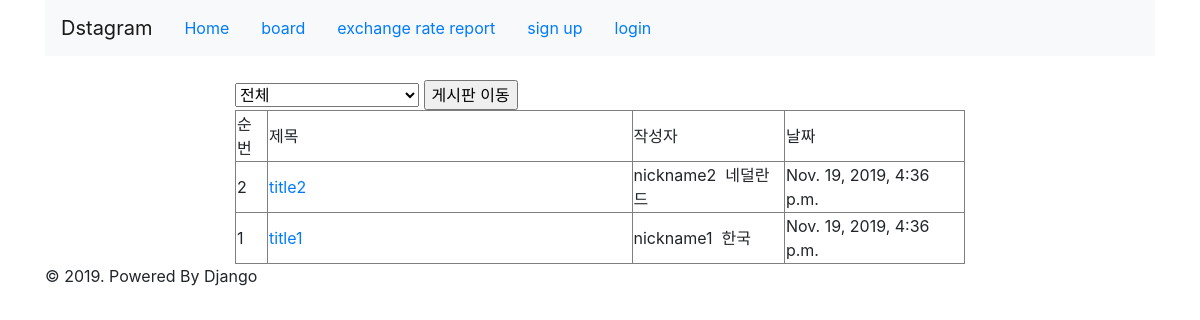
The page /bbs/ on the database its author committed.
### bbs/models.py (models this page shows, shortened)
class Bbs(models.Model):
    title = models.CharField(max_length=100)
    content = models.CharField(max_length=100)
    country = models.CharField(max_length=100)
    mid = models.CharField(max_length=100)
    udate = models.DateTimeField(auto_now=True)
    user_nick = models.CharField(max_length=100, null=True)
    user_country = models.CharField(max_length=100, null=True)

### bbs/views.py (the view)
# urls.py: path('', views.bbs, name='bbs'),
def bbs(request):
    try:
        if request.GET['country'] == '전체':
            data = Bbs.objects.all().order_by('-id')
        else:
            data = Bbs.objects.filter(country=request.GET['country'])
    except:
        data = Bbs.objects.all().order_by('-id')
    data2 = Country.objects.all().order_by('-country').reverse() # -(dash)랑 reverse 둘다 기억하려고 두번씀
    try:
        list = {'list': data, 'list2':data2,'country':request.GET['country']}
    except:
        list = {'list': data, 'list2': data2, 'country':'전체'}
    return render(request, 'bbs/bbs.html', list)

### bbs/templates/bbs/bbs.html (shortened to what this page needs)
{% extends 'base.html' %}
{% block content %}
    <div class="row">
        <div class="col-md-2"></div>
        <div class="col-md-8 panel panel-default">
            <form action="">
                <select name="country">
                    <option value="{{country}}" selected>{{country}}</option>
                </select>
                <input type="submit" value="게시판 이동">
            </form>
            <table border="1" width="100%">
                <tr>
                    <td>순번</td>
                    <td width="50%">제목</td>
                    <td>작성자</td>
                    <td>날짜</td>
                </tr>
                {% for bbs in list %}
                <tr>
                    <td>{{bbs.id}}</td>
                    <td><a href="content/{{bbs.id}}/0">{{bbs.title}}</a></td>
                    <td>{{bbs.user_nick}}&nbsp;&nbsp;{{bbs.user_country}}</td>
                    <td>{{bbs.udate}}</td>
                </tr>
                {% endfor %}
            </table>
        </div>
        <div class="col-md-2"></div>
    </div>
{% endblock %}

### rows shown on the page
Bbs: id "2", title "title2", user_nick "nickname2", user_country "네덜란드", udate "Nov. 19, 2019, 4:36 p.m."
Bbs: id "1", title "title1", user_nick "nickname1", user_country "한국", udate "Nov. 19, 2019, 4:36 p.m."

### other values the page prints
form field country "전체"
